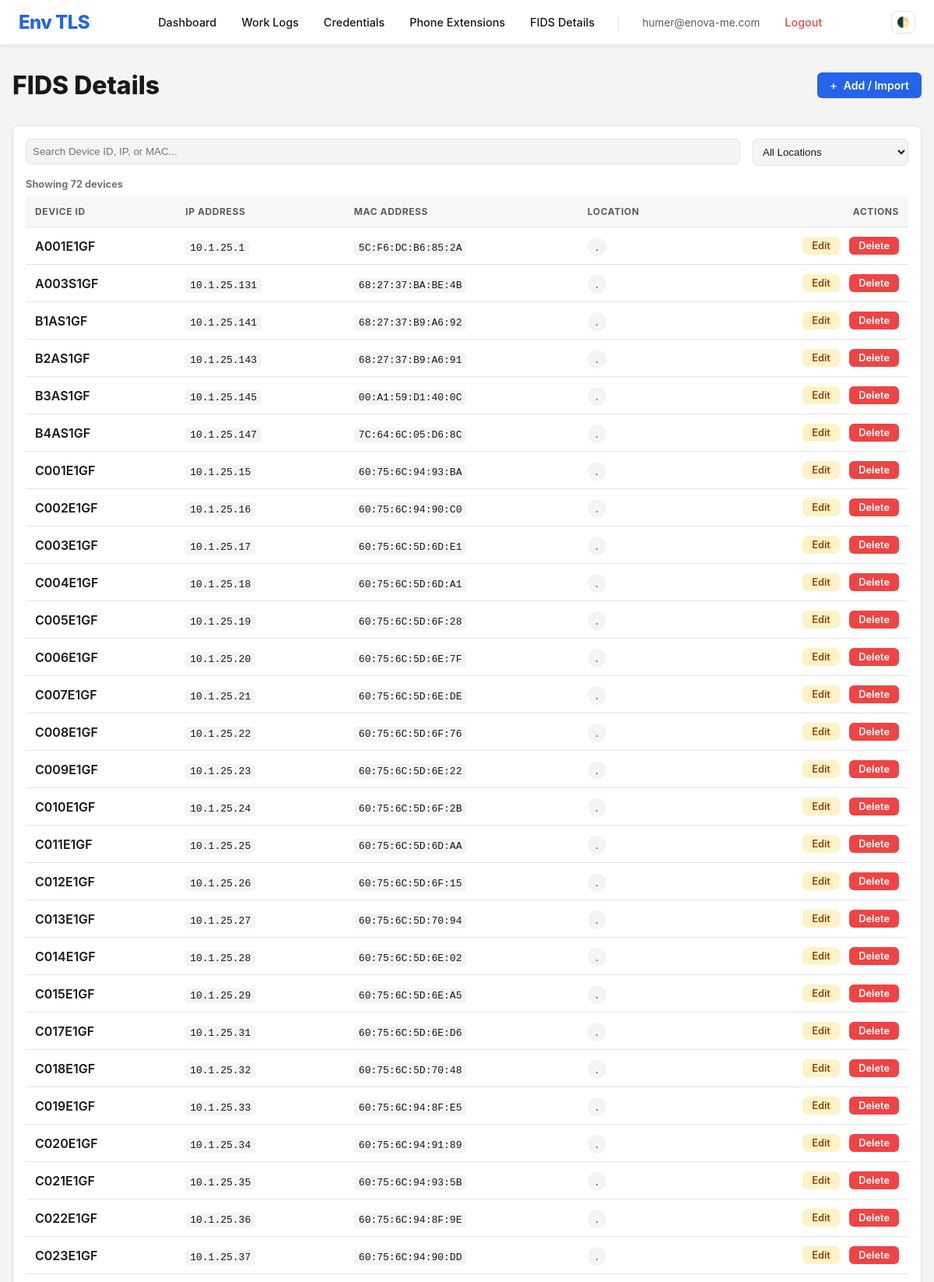
/fids-details/ (signed in, upper part), run on the app's committed database.
### fids_details/models.py (models this page shows, shortened)
class FidsDetail(models.Model):
    device_id = models.CharField(max_length=100, unique=True, verbose_name="Device ID")
    ip_address = models.GenericIPAddressField(unique=True, verbose_name="IP Address")
    mac_address = models.CharField(max_length=17, unique=True, verbose_name="MAC Address")
    location = models.CharField(max_length=255, verbose_name="Location")
    created_at = models.DateTimeField(auto_now_add=True)
    updated_at = models.DateTimeField(auto_now=True)
    class Meta:
        verbose_name = "FIDS Detail"
        verbose_name_plural = "FIDS Details"
        ordering = ['device_id']

### fids_details/views.py (the view)
# urls.py: path('', views.fids_list, name='fids_list'),
@login_required
def fids_list(request):
    details = FidsDetail.objects.all()
    locations = FidsDetail.objects.values_list('location', flat=True).distinct().order_by('location')
    return render(request, 'fids_details/list.html', {
        'details': details,
        'locations': locations
    })

### fids_details/templates/fids_details/list.html (shortened to what this page needs)
{% extends 'base.html' %} {% block title %}FIDS Details | Env TLS{% endblock %} {% block content %}
<div style="display: flex; justify-content: space-between; align-items: center; margin-bottom: 2rem;">
    <h1 style="margin: 0; font-weight: 800; font-size: 2rem;">FIDS Details</h1>
    <a href="{% url 'fids_manage' %}" class="btn btn-primary" style="display: flex; align-items: center; gap: 0.5rem;">
        <span>+</span> Add / Import
    </a>
</div>
<div class="card" style="margin-bottom: 2rem;">
    <div class="card-header" style="flex-direction: column; align-items: stretch; gap: 1rem;">
        <div style="display: flex; gap: 1rem; flex-wrap: wrap;">
            <div style="flex-grow: 1; min-width: 250px;">
                <input type="text" id="jsSearchInput" placeholder="Search Device ID, IP, or MAC..."
                       style="width: 100%; box-sizing: border-box;">
            </div>
            <div style="width: 200px;">
                <select id="locationFilter" style="width: 100%; box-sizing: border-box;">
                    <option value="">All Locations</option>
                </select>
            </div>
        </div>
        <div style="font-size: 0.8rem; opacity: 0.6;" id="resultCount">
            Showing {{ details|length }} devices
        </div>
    </div>
    <div class="card-body" style="padding: 0;">
        <div style="overflow-x: auto;">
            <table id="fidsTable">
                <thead>
                    <tr>
                        <th>Device ID</th>
                        <th>IP Address</th>
                        <th>MAC Address</th>
                        <th>Location</th>
                        <th style="text-align: right;">Actions</th>
                    </tr>
                </thead>
                <tbody>
                    {% for item in details %}
                    <tr class="fids-row"
                        data-device-id="{{ item.device_id|lower }}"
                        data-ip="{{ item.ip_address }}"
                        data-mac="{{ item.mac_address|lower }}"
                        data-location="{{ item.location }}">
                        <td style="font-weight: 600;">{{ item.device_id }}</td>
                        <td>
                            <code style="background: var(--bg-color); padding: 2px 6px; border-radius: 4px;">{{ item.ip_address }}</code>
                        </td>
                        <td>
                            <code class="mac-display" data-normalized="{{ item.mac_address }}" style="background: var(--bg-color); padding: 2px 6px; border-radius: 4px;">{{ item.mac_address }}</code>
                        </td>
                        <td>
                            <span class="location-tag" style="font-size: 0.85rem;">{{ item.location }}</span>
                        </td>
                        <td style="text-align: right; white-space: nowrap;">
                            <a href="{% url 'fids_update' item.pk %}" class="btn"
                               style="background: #fef3c7; color: #92400e; padding: 4px 12px; font-size: 0.8rem; margin-right: 0.5rem;">Edit</a>
                            <a href="{% url 'fids_delete' item.pk %}" class="btn btn-danger"
                               style="padding: 4px 12px; font-size: 0.8rem;">Delete</a>
                        </td>
                    </tr>
                    {% empty %}
                    <tr id="emptyRow">
                        <td colspan="5" style="text-align: center; padding: 3rem; opacity: 0.5;">
                            No FIDS details found. Click "Add / Import" to get started.
                        </td>
                    </tr>
                    {% endfor %}
                </tbody>
            </table>
        </div>
    </div>
</div>
{% endblock %}

### templates/base.html (shortened to what this page needs)
<!DOCTYPE html>
<html lang="en">
<head>
</head>
<body>
  <nav class="navbar">
    <a href="{% url 'dashboard' %}" class="navbar-brand">Env TLS</a>
    <div class="nav-menu" id="navMenu">
      {% if user.is_authenticated %}
      <a href="{% url 'dashboard' %}" class="nav-link">Dashboard</a>
      <a href="{% url 'worklog_list' %}" class="nav-link">Work Logs</a>
      <a href="{% url 'credential_list' %}" class="nav-link">Credentials</a>
      <a href="{% url 'phone_extension_list' %}" class="nav-link">Phone Extensions</a>
      <a href="{% url 'fids_list' %}" class="nav-link">FIDS Details</a>
      <span class="nav-divider" style="margin: 0 0.5rem; color: var(--border-color)">|</span>
      <span style="font-size: 0.85rem; opacity: 0.7; padding: 0.5rem 0.75rem">{{ user.username }}</span>
      <a href="{% url 'logout' %}" class="nav-link" style="color: var(--danger-color)">Logout</a>
      {% else %}
      <a href="{% url 'login' %}" class="nav-link">Login</a>
      {% endif %}
    </div>
    <div style="display: flex; align-items: center; gap: 0.75rem">
      <button class="theme-toggle" onclick="toggleTheme()" title="Toggle Dark Mode">
        🌓
      </button>
    </div>
  </nav>
  <div class="container">{% block content %} {% endblock %}</div>
</body>
</html>

### templates/base.html (style rules this page uses)
:root { --bg-color: #f4f4f5; --text-color: #18181b; --card-bg: #ffffff; --border-color: #e4e4e7; --primary-color: #2563eb; --primary-hover: #1d4ed8; --danger-color: #ef4444; }
body { font-family: -apple-system, BlinkMacSystemFont, "Segoe UI", Roboto, "Helvetica Neue", Arial, sans-serif; background-color: var(--bg-color); color: var(--text-color); margin: 0; padding: 0; transition: background-color 0.3s, color 0.3s; }
.navbar { background-color: var(--card-bg); border-bottom: 1px solid var(--border-color); padding: 0.75rem 1.5rem; display: flex; justify-content: space-between; align-items: center; position: sticky; top: 0; z-index: 1000; box-shadow: 0 2px 4px rgba(0, 0, 0, 0.05); }
.navbar-brand { font-size: 1.5rem; font-weight: 800; text-decoration: none; color: var(--primary-color); letter-spacing: -0.025em; }
.nav-menu { display: flex; align-items: center; gap: 0.5rem; }
.nav-link { text-decoration: none; color: var(--text-color); padding: 0.5rem 0.75rem; font-weight: 500; border-radius: 0.5rem; transition: all 0.2s; font-size: 0.9rem; }
.container { max-width: 1200px; margin: 2rem auto; padding: 0 1rem; }
.btn { display: inline-block; padding: 0.5rem 1rem; border-radius: 0.375rem; text-decoration: none; cursor: pointer; border: none; font-size: 0.875rem; font-weight: 600; transition: background-color 0.2s; }
.btn-primary { background-color: var(--primary-color); color: white; }
.btn-danger { background-color: var(--danger-color); color: white; }
.theme-toggle { cursor: pointer; background: none; border: 1px solid var(--border-color); color: var(--text-color); padding: 0.4rem; border-radius: 0.5rem; display: flex; align-items: center; justify-content: center; transition: all 0.2s; }
.card { background-color: var(--card-bg); border: 1px solid var(--border-color); border-radius: 0.5rem; padding: 1rem; box-shadow: 0 1px 3px 0 rgba(0, 0, 0, 0.1); }
.card-header { font-weight: bold; margin-bottom: 0.5rem; font-size: 1.1rem; display: flex; justify-content: space-between; align-items: center; }
input, textarea, select { width: 100%; padding: 0.5rem; border-radius: 0.375rem; border: 1px solid var(--border-color); background-color: var(--bg-color); color: var(--text-color); box-sizing: border-box; }
table { width: 100%; border-collapse: collapse; }
th, td { text-align: left; padding: 0.75rem; border-bottom: 1px solid var(--border-color); }

### fids_details/templates/fids_details/list.html (style rules this page uses)
.location-tag { background: #f3f4f6; padding: 4px 10px; border-radius: 9999px; color: #4b5563; font-weight: 500; }
th { background: var(--bg-color); font-size: 0.75rem; text-transform: uppercase; letter-spacing: 0.05em; color: var(--text-color); opacity: 0.7; }

### data on the page
FidsDetail: device_id "A001E1GF", ip_address "10.1.25.1", mac_address "5C:F6:DC:B6:85:2A", location "."
FidsDetail: device_id "A003S1GF", ip_address "10.1.25.131", mac_address "68:27:37:BA:BE:4B", location "."
FidsDetail: device_id "B1AS1GF", ip_address "10.1.25.141", mac_address "68:27:37:B9:A6:92", location "."
FidsDetail: device_id "B2AS1GF", ip_address "10.1.25.143", mac_address "68:27:37:B9:A6:91", location "."
FidsDetail: device_id "B3AS1GF", ip_address "10.1.25.145", mac_address "00:A1:59:D1:40:0C", location "."
FidsDetail: device_id "B4AS1GF", ip_address "10.1.25.147", mac_address "7C:64:6C:05:D6:8C", location "."
FidsDetail: device_id "C001E1GF", ip_address "10.1.25.15", mac_address "60:75:6C:94:93:BA", location "."
FidsDetail: device_id "C002E1GF", ip_address "10.1.25.16", mac_address "60:75:6C:94:90:C0", location "."
FidsDetail: device_id "C003E1GF", ip_address "10.1.25.17", mac_address "60:75:6C:5D:6D:E1", location "."
FidsDetail: device_id "C004E1GF", ip_address "10.1.25.18", mac_address "60:75:6C:5D:6D:A1", location "."
FidsDetail: device_id "C005E1GF", ip_address "10.1.25.19", mac_address "60:75:6C:5D:6F:28", location "."
FidsDetail: device_id "C006E1GF", ip_address "10.1.25.20", mac_address "60:75:6C:5D:6E:7F", location "."
FidsDetail: device_id "C007E1GF", ip_address "10.1.25.21", mac_address "60:75:6C:5D:6E:DE", location "."
FidsDetail: device_id "C008E1GF", ip_address "10.1.25.22", mac_address "60:75:6C:5D:6F:76", location "."
FidsDetail: device_id "C009E1GF", ip_address "10.1.25.23", mac_address "60:75:6C:5D:6E:22", location "."
FidsDetail: device_id "C010E1GF", ip_address "10.1.25.24", mac_address "60:75:6C:5D:6F:2B", location "."
FidsDetail: device_id "C011E1GF", ip_address "10.1.25.25", mac_address "60:75:6C:5D:6D:AA", location "."
FidsDetail: device_id "C012E1GF", ip_address "10.1.25.26", mac_address "60:75:6C:5D:6F:15", location "."
FidsDetail: device_id "C013E1GF", ip_address "10.1.25.27", mac_address "60:75:6C:5D:70:94", location "."
FidsDetail: device_id "C014E1GF", ip_address "10.1.25.28", mac_address "60:75:6C:5D:6E:02", location "."
FidsDetail: device_id "C015E1GF", ip_address "10.1.25.29", mac_address "60:75:6C:5D:6E:A5", location "."
FidsDetail: device_id "C017E1GF", ip_address "10.1.25.31", mac_address "60:75:6C:5D:6E:D6", location "."
FidsDetail: device_id "C018E1GF", ip_address "10.1.25.32", mac_address "60:75:6C:5D:70:48", location "."
FidsDetail: device_id "C019E1GF", ip_address "10.1.25.33", mac_address "60:75:6C:94:8F:E5", location "."
FidsDetail: device_id "C020E1GF", ip_address "10.1.25.34", mac_address "60:75:6C:94:91:89", location "."
FidsDetail: device_id "C021E1GF", ip_address "10.1.25.35", mac_address "60:75:6C:94:93:5B", location "."
FidsDetail: device_id "C022E1GF", ip_address "10.1.25.36", mac_address "60:75:6C:94:8F:9E", location "."
FidsDetail: device_id "C023E1GF", ip_address "10.1.25.37", mac_address "60:75:6C:94:90:DD", location "."

### other printed values
{{ user.username }} "humer@enova-me.com"
{{ details|length }} "72"
